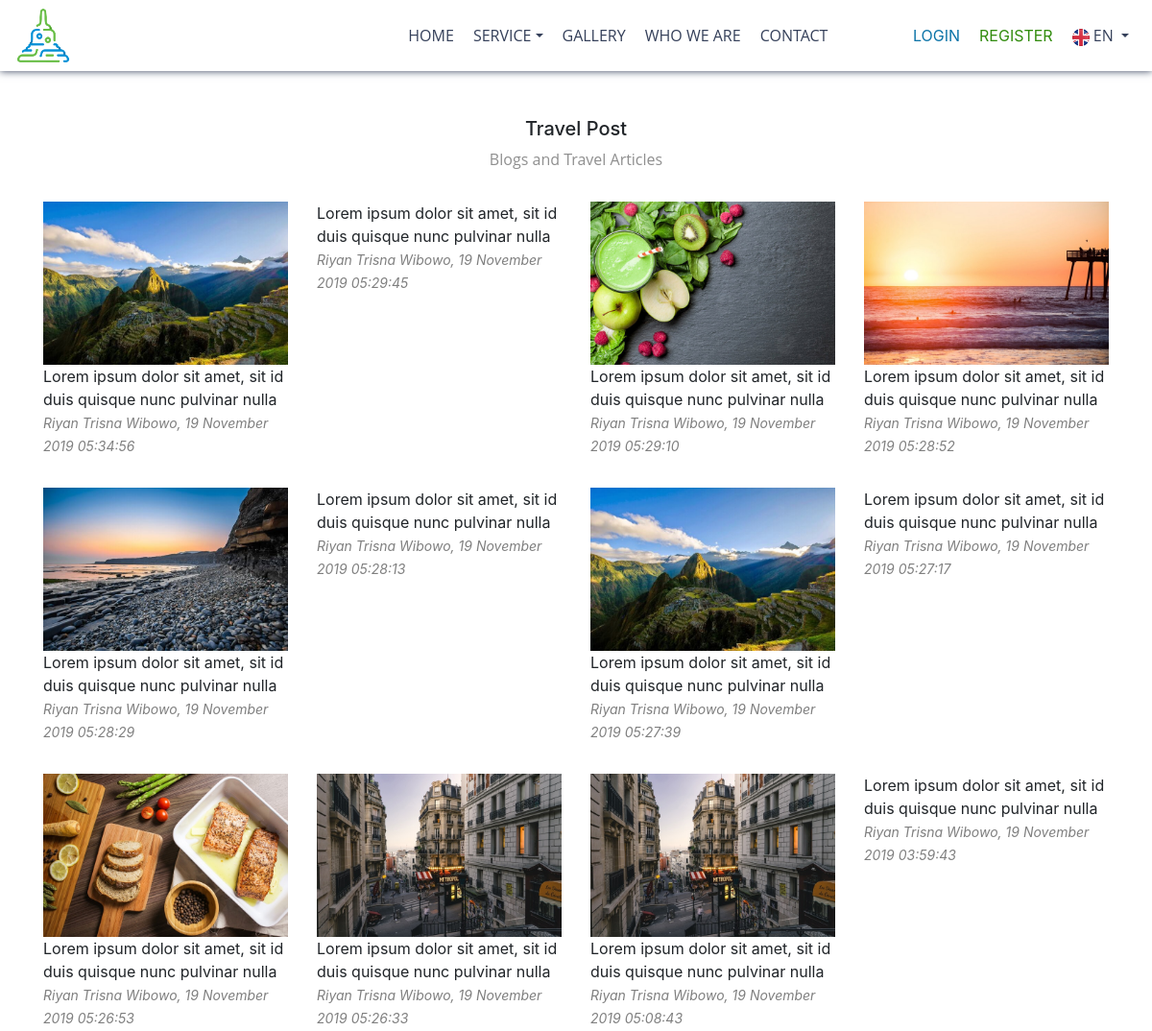
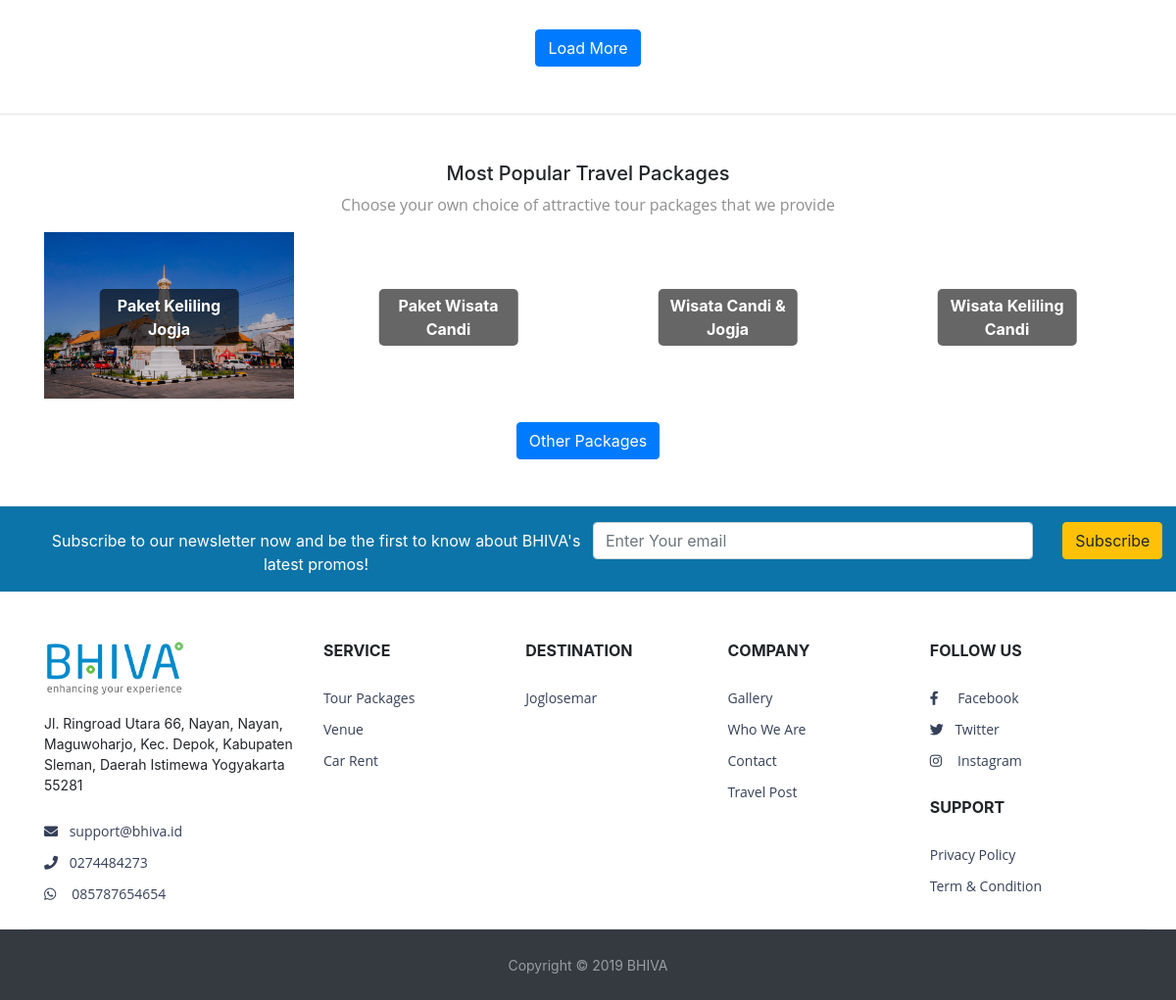
/index.php/travelpost, run on an earlier commit of the app's database (2 pictures, top to bottom).
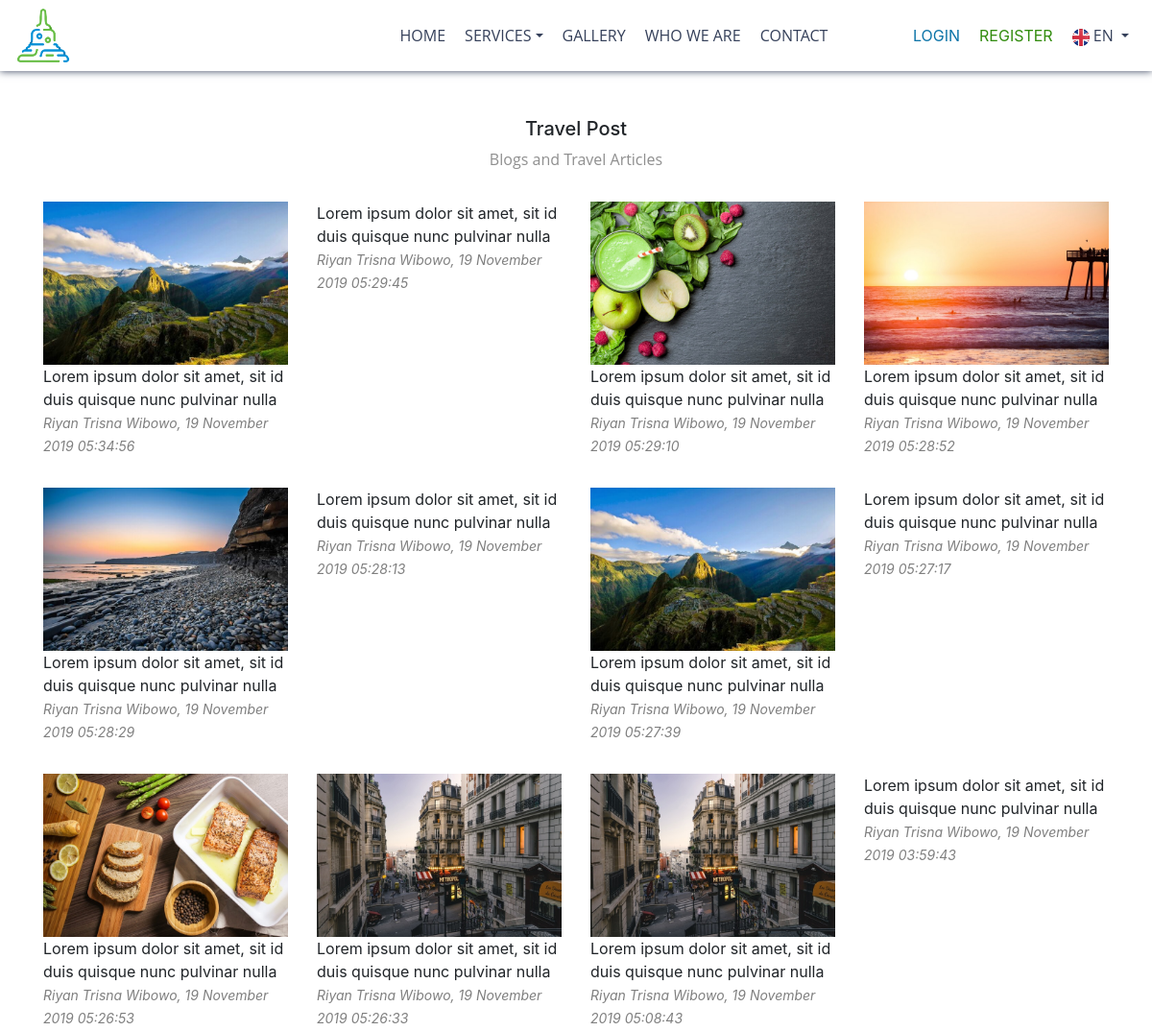
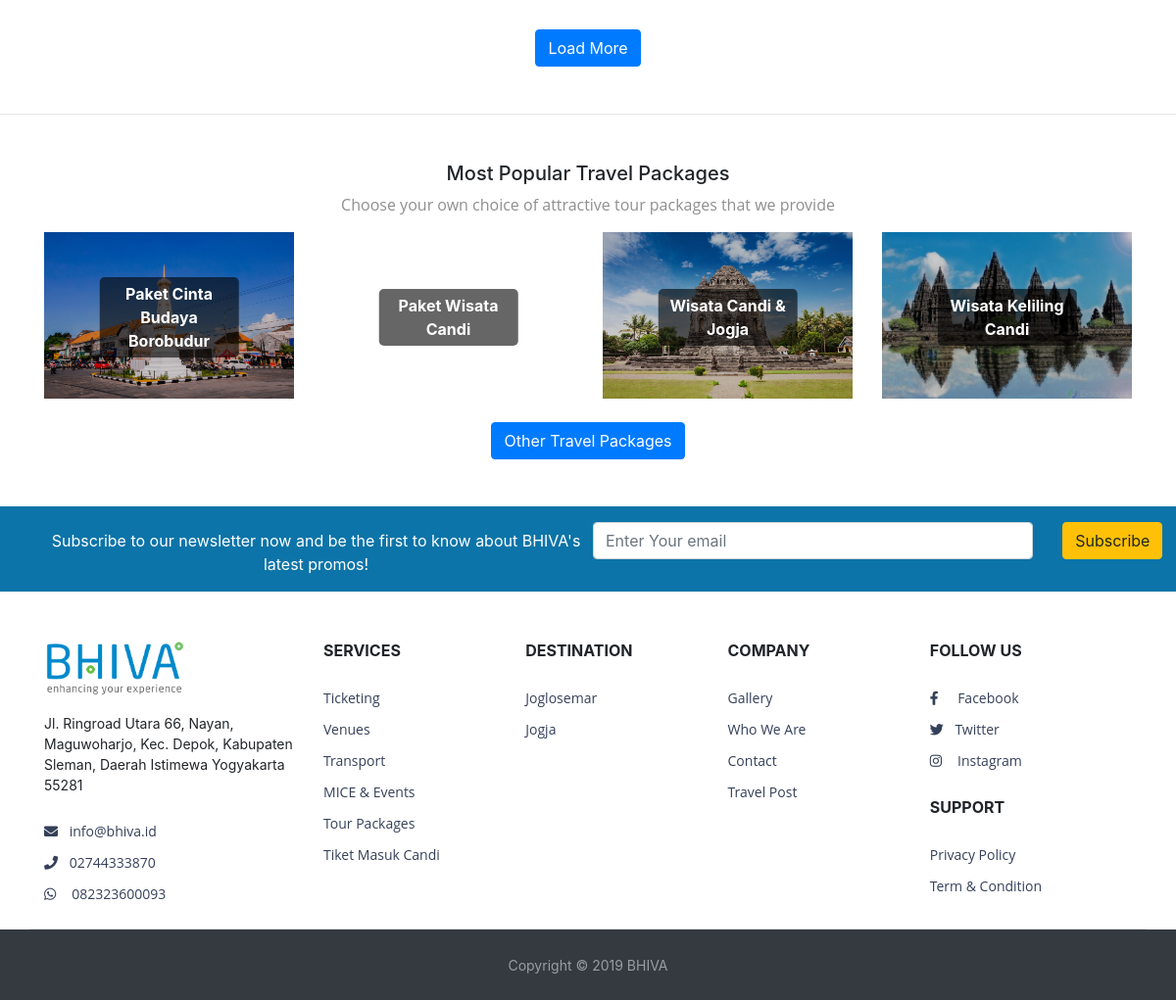
And on a later commit of the database (2 pictures, top to bottom).
### tables this page shows
CREATE TABLE `cms_travelpost` (
  `travelpost_id` int(11) NOT NULL AUTO_INCREMENT,
  `travelpost_status` tinyint(1) DEFAULT NULL COMMENT '0=not active, 1=active',
  `insert_user_id` bigint(20) DEFAULT NULL,
  `insert_datetime` datetime DEFAULT NULL,
  `update_user_id` bigint(20) DEFAULT NULL,
  `update_datetime` datetime DEFAULT NULL,
  PRIMARY KEY (`travelpost_id`)
);

CREATE TABLE `cms_travelpost_text` (
  `travelposttext_travelpost_id` int(11) DEFAULT NULL,
  `travelposttext_lang` varchar(5) DEFAULT NULL,
  `travelposttext_name` varchar(250) DEFAULT NULL,
  `travelposttext_text` text,
  KEY `desttext_destination_id` (`travelposttext_travelpost_id`),
  KEY `desttext_lang` (`travelposttext_lang`),
  CONSTRAINT `cms_travelpost_text_ibfk_1` FOREIGN KEY (`travelposttext_travelpost_id`) REFERENCES `cms_travelpost` (`travelpost_id`) ON DELETE CASCADE ON UPDATE CASCADE
);

CREATE TABLE `core_user` (
  `user_id` bigint(20) NOT NULL AUTO_INCREMENT,
  `user_real_name` varchar(250) DEFAULT NULL,
  `user_password` varchar(150) DEFAULT NULL,
  `user_email` varchar(250) DEFAULT NULL,
  `user_phone` varchar(16) DEFAULT NULL,
  `user_gender` enum('male','female') DEFAULT NULL,
  `user_birthday` date DEFAULT NULL,
  `user_address` text,
  `user_is_admin` tinyint(1) DEFAULT NULL COMMENT '0 = no, 1 = yes',
  `user_lang` varchar(5) DEFAULT NULL,
  `user_last_login` datetime DEFAULT NULL,
  `user_status` tinyint(1) DEFAULT NULL COMMENT '0=not active, 1=active',
  `user_photo` text,
  `user_desc` text,
  `insert_user_id` bigint(20) DEFAULT NULL,
  `insert_datetime` datetime DEFAULT NULL,
  `update_user_id` bigint(20) DEFAULT NULL,
  `update_datetime` datetime DEFAULT NULL,
  PRIMARY KEY (`user_id`)
);

CREATE TABLE `mst_tourpackages` (
  `tourpackages_id` int(11) NOT NULL AUTO_INCREMENT,
  `tourpackages_total_day` tinyint(2) DEFAULT NULL COMMENT 'jumlah hari',
  `tourpackages_total_night` tinyint(2) DEFAULT NULL COMMENT 'jumlah malam',
  `tourpackages_base_price_local` decimal(20,2) DEFAULT NULL COMMENT 'harga (perorang) jika tiidak ada harga terjadwal yg di set',
  `tourpackages_base_price_foreign` decimal(20,2) DEFAULT NULL COMMENT 'harga (perorang) jika tiidak ada harga terjadwal yg di set',
  `tourpackages_is_rating_manual` tinyint(1) DEFAULT NULL COMMENT '0=no, 1=yes',
  `tourpackages_rating_manual` varchar(4) DEFAULT NULL COMMENT '1,2,3,4,5 (bintang) manual',
  `tourpackages_total_rater_manual` tinyint(11) DEFAULT NULL COMMENT 'jumlah penilai manual',
  `tourpackages_status` tinyint(1) DEFAULT NULL COMMENT '0=not active, 1=active',
  `insert_user_id` bigint(20) DEFAULT NULL,
  `insert_datetime` datetime DEFAULT NULL,
  `update_user_id` bigint(20) DEFAULT NULL,
  `update_datetime` datetime DEFAULT NULL,
  PRIMARY KEY (`tourpackages_id`)
);

CREATE TABLE `cms_contact` (
  `contact_id` tinyint(1) NOT NULL AUTO_INCREMENT COMMENT 'id harus selalu 1',
  `contact_address` text,
  `contact_email` varchar(250) DEFAULT NULL,
  `contact_phone` varchar(16) DEFAULT NULL,
  `contact_wa` varchar(16) DEFAULT NULL,
  `contact_fb` varchar(250) DEFAULT NULL,
  `contact_ig` varchar(250) DEFAULT NULL,
  `contact_twitter` varchar(250) DEFAULT NULL,
  `contact_img_maps` text,
  `contact_link_maps` text,
  `insert_user_id` bigint(20) DEFAULT NULL,
  `insert_datetime` datetime DEFAULT NULL,
  `update_user_id` bigint(20) DEFAULT NULL,
  `update_datetime` datetime DEFAULT NULL,
  PRIMARY KEY (`contact_id`)
);

CREATE TABLE `cms_service_text` (
  `servicetext_service_id` int(11) DEFAULT NULL,
  `servicetext_lang` varchar(5) DEFAULT NULL,
  `servicetext_name` varchar(250) DEFAULT NULL,
  `servicetext_text` text,
  KEY `servicetext_service_id` (`servicetext_service_id`),
  KEY `servicetext_lang` (`servicetext_lang`),
  CONSTRAINT `cms_service_text_ibfk_1` FOREIGN KEY (`servicetext_service_id`) REFERENCES `cms_service` (`service_id`) ON DELETE CASCADE ON UPDATE CASCADE
);

CREATE TABLE `ref_destination_location` (
  `desloc_id` int(11) NOT NULL AUTO_INCREMENT,
  `desloc_name` varchar(250) DEFAULT NULL,
  `desloc_order` int(11) DEFAULT NULL,
  `desloc_is_show_home` tinyint(1) DEFAULT NULL COMMENT '0=no, 1=yes',
  `insert_user_id` bigint(20) DEFAULT NULL,
  `insert_datetime` datetime DEFAULT NULL,
  `update_user_id` bigint(20) DEFAULT NULL,
  `update_datetime` datetime DEFAULT NULL,
  PRIMARY KEY (`desloc_id`)
);

### application/views/travelpost_list.php (the view, shortened to what the changed rows need)
<!DOCTYPE html>
<html>
		<?php
			$this->load->view('header');
		?>
		<div class="container mt-5 mb-5">
			<div class="row" id="travel_post_div">
				<?php
				if(!empty($travelpost_list)){
					foreach ($travelpost_list as $key => $value) {
				?>
				<div class="col-md-3 col-sm-12 mt-3">
					<a class="text-decoration-none" href="<?php echo base_url();?>travelpost/read/<?php echo $value->id.'/'.(preg_replace("/\W|_/","-",$value->name));?>">
						<div class="row">
							<img class="col-sm-12 d-block h100" src="<?php echo base_url().$value->img;?>" alt="">
							<p class="col-sm-12" style="color: #212529;">
								<?php echo $value->name; ?>
								<br>
								<span class="font-italic text-black-50" style="font-size: 14px;"><?php echo $value->creator;?>, <?php echo $value->date;?></span>
							</p>
						</div>
					</a>
				</div>
				<?php
					}
				?>
				<?php
				}
				?>
			</div>
		</div>
		<div class="container mb-5">
			<div class="row text-center text-lg-left justify-content-center">
				<?php
				if(!empty($tourpackages)){
					foreach ($tourpackages as $key => $value) {
				?>
					<div class="col-lg-3 col-md-6 col-sm-12">
						<a href="#" class="d-block mb-4 h-100">
							<div class=" img-hover-zoom img-hover-zoom--brightness">
								<img class="img-fluid" src="<?php echo base_url().$value->img;?>" alt="">
								<span class="centered-text-img"><?php echo $value->name;?></span>
							</div>
						</a>
					</div>
				<?php
					}
				}
				?>
				<a href="<?php echo base_url();?>tourpackages" class="btn btn-primary"><?php echo MultiLang('other_packages'); ?></a>
			</div>
		</div>
		<?php
			$this->load->view('footer');
		?>
	</body>
</html>

### application/views/header.php (shortened to what the changed rows need)
<head>
	<link rel="stylesheet" href="<?php echo base_url();?>assets/dist/css/bootstrap.min.css">
	<link rel="stylesheet" href="<?php echo base_url();?>assets/fontawesome-free/css/all.min.css">
	<link href="<?php echo base_url();?>assets/google-font.css" rel="stylesheet">
	<link rel="stylesheet" href="<?php echo base_url();?>assets/dist/css/main.css">
	<link rel="stylesheet" href="<?php echo base_url();?>assets/bootstrap-datepicker/bootstrap-datepicker.min.css">
	<link rel="stylesheet" href="<?php echo base_url();?>assets/dist/css/ekko-lightbox.css">
	<link rel="stylesheet" href="<?php echo base_url();?>assets/dist/css/social-share-kit.css" type="text/css">
	<link rel="stylesheet" href="assets/overlayScrollbars/css/OverlayScrollbars.min.css">
</head>
<body>
<nav class="navbar navbar-expand-md sticky-top border-grey-theme-bottom" style="background-color: #ffffff;">
	<div class="collapse navbar-collapse" id="navbarMenu">
		<ul class="navbar-nav ml-auto text-uppercase">
			<li class="nav-item ml-1 dropdown">
				<a href="#" class="nav-link dropdown-toggle font-navbar" id="navbarDropdown" role="button" data-toggle="dropdown" aria-haspopup="true" aria-expanded="false"><?php echo MultiLang('service'); ?></a>
			</li>
		</ul>
	</div>
</nav>

### application/views/footer.php (shortened to what the changed rows need)
<footer>
    <div class="container pt-5 border-bottom">
        <div class="row">
            <div class="col-md-3 col-sm-12 mb-3 text-left">
                <ul class="list-group mt-3">
                    <li class="list-group-item bg-transparent border-0 p-0 mb-2 font-footer" style="font-size: 14px;">
                        <?php echo $contact->address; ?>
                    </li>
                    <?php if(!empty($contact->email)){ ?>
                    <li class="list-group-item bg-transparent border-0 p-0 mb-2 font-footer">
                        <a href="javascript:void(0)"><i class="fas fa-envelope mr-2"></i> <?php echo $contact->email;?></a>
                    </li>
                    <?php } ?>
                    <?php if(!empty($contact->phone)){ ?>
                    <li class="list-group-item bg-transparent border-0 p-0 mb-2 font-footer">
                        <a href="javascript:void(0)"><i class="fas fa-phone mr-2"></i> <?php echo $contact->phone;?></a>
                    </li>
                    <?php } ?>
                    <?php if(!empty($contact->wa)){ ?>
                    <li class="list-group-item bg-transparent border-0 p-0 mb-2 font-footer">
                        <a href="javascript:void(0)"><i class="fab fa-whatsapp  mr-3"></i><?php echo $contact->wa;?></a>
                    </li>
                    <?php } ?>
                </ul>
            </div>
            <div class="col-md-9 col-sm-12">
                <div class="col-md-3 col-sm-6 col-6 p-0 float-left mb-3">
                    <div class="mb-4 text-uppercase font-footer font-weight-bold"><?php echo MultiLang('service'); ?></div>
                    <ul class="list-group">
                        <?php
                        if(!empty($service)){
                            foreach ($service as $key => $value) {
                                if($value->type == 1){
                        ?>
                        <li class="list-group-item bg-transparent border-0 p-0 mb-2 font-footer">
                            <a href="<?php echo base_url();?>tourpackages"><?php echo $value->name?></a>
                        </li>
                        <?php
                                }elseif($value->type == 2){
                        ?>
                        <li class="list-group-item bg-transparent border-0 p-0 mb-2 font-footer">
                            <a href="<?php echo base_url();?>templeticket"><?php echo $value->name?></a>
                        </li>
                        <?php
                                }elseif($value->type == 3){
                        ?>
                        <li class="list-group-item bg-transparent border-0 p-0 mb-2 font-footer">
                            <a href="<?php echo base_url();?>venue"><?php echo $value->name?></a>
                        </li>
                        <?php
                                }else{
                        ?>
                        <li class="list-group-item bg-transparent border-0 p-0 mb-2 font-footer">
                            <a href="<?php echo base_url();?>service/view/<?php echo $value->id.'/'.(str_replace(' ','-',$value->name));?>"><?php echo $value->name?></a>
                        </li>
                        <?php
                                }
                            }
                        }
                        ?>
                    </ul>
                </div>
                <div class="col-md-3 col-sm-6 col-6 p-0 float-left mb-3">
                    <ul class="list-group">
                        <?php
                        if(!empty($destination_location)){
                            foreach ($destination_location as $key => $value) {
                        ?>
                        <li class="list-group-item bg-transparent border-0 p-0 mb-2 font-footer">
                            <a href="<?php echo base_url();?>destination?section=<?php echo (preg_replace("/\W|_/","-",$value->name));?>"><?php echo $value->name?></a>
                        </li>
                        <?php
                            }
                        }
                        ?>
                    </ul>
                </div>
            </div>
        </div>
    </div>
</footer>

What changed in the data, as far as the page shows it:
removed cms_service_text: servicetext_name "Venue"
removed cms_service_text: servicetext_name "Car Rent"
changed mst_tourpackages (number 1 of 4 on the later page): name "Paket Keliling Jogja" → "Paket Cinta Budaya Borobudur"
changed cms_contact: contact_address "Jl. Ringroad Utara 66, Nayan, Nayan, Maguwoharjo, Kec. Depok, Kabupaten Sleman, Daerah Istimewa Yogyakarta 55281" → "Jl. Ringroad Utara 66, Nayan, Maguwoharjo, Kec. Depok, Kabupaten Sleman, Daerah Istimewa Yogyakarta 55281"; contact_email "support@bhiva.id" → "info@bhiva.id"; contact_phone "0274484273" → "02744333870"; contact_wa "085787654654" → "082323600093"
added cms_service_text: servicetext_name "Ticketing"
added cms_service_text: servicetext_name "Venues"
added cms_service_text: servicetext_name "Transport"
added cms_service_text: servicetext_name "MICE & Events"
added cms_service_text: servicetext_name "Tiket Masuk Candi"
now on this page (row unchanged): ref_destination_location: desloc_name "Jogja"
Also different on the page:
MultiLang('service'): "SERVICE" → "SERVICES"
MultiLang('other_packages'): "Other Packages" → "Other Travel Packages"
